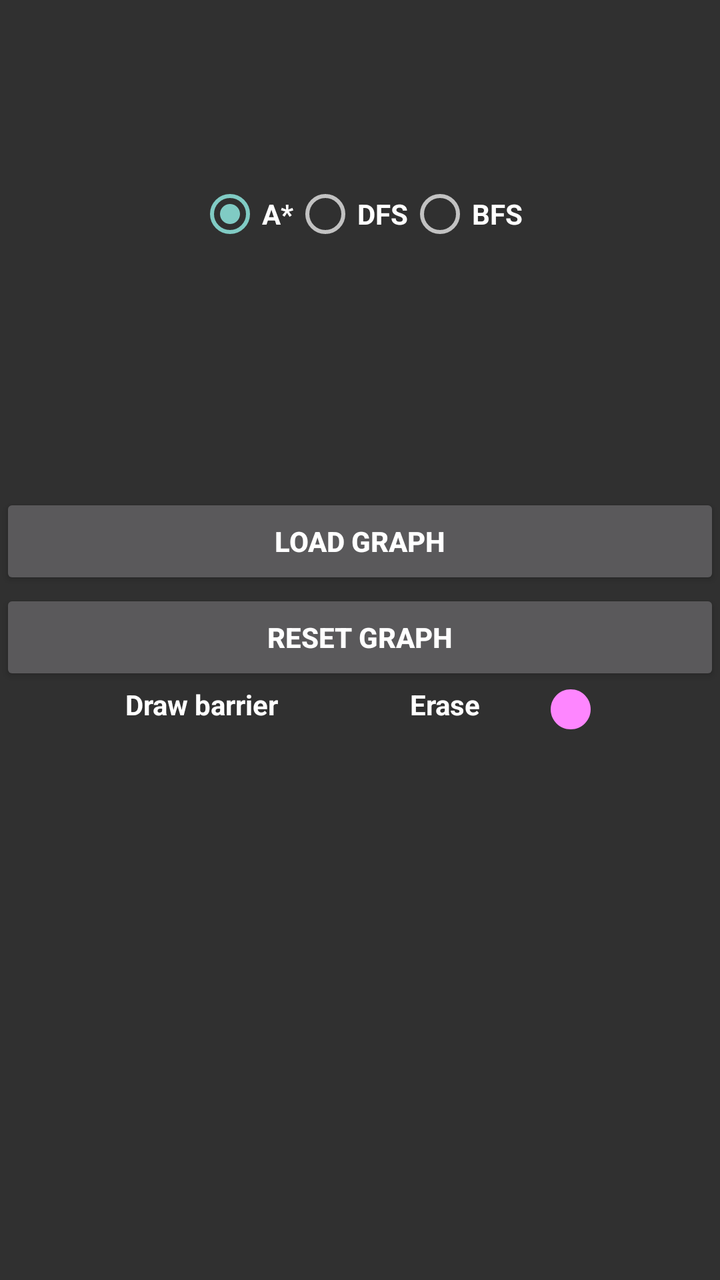
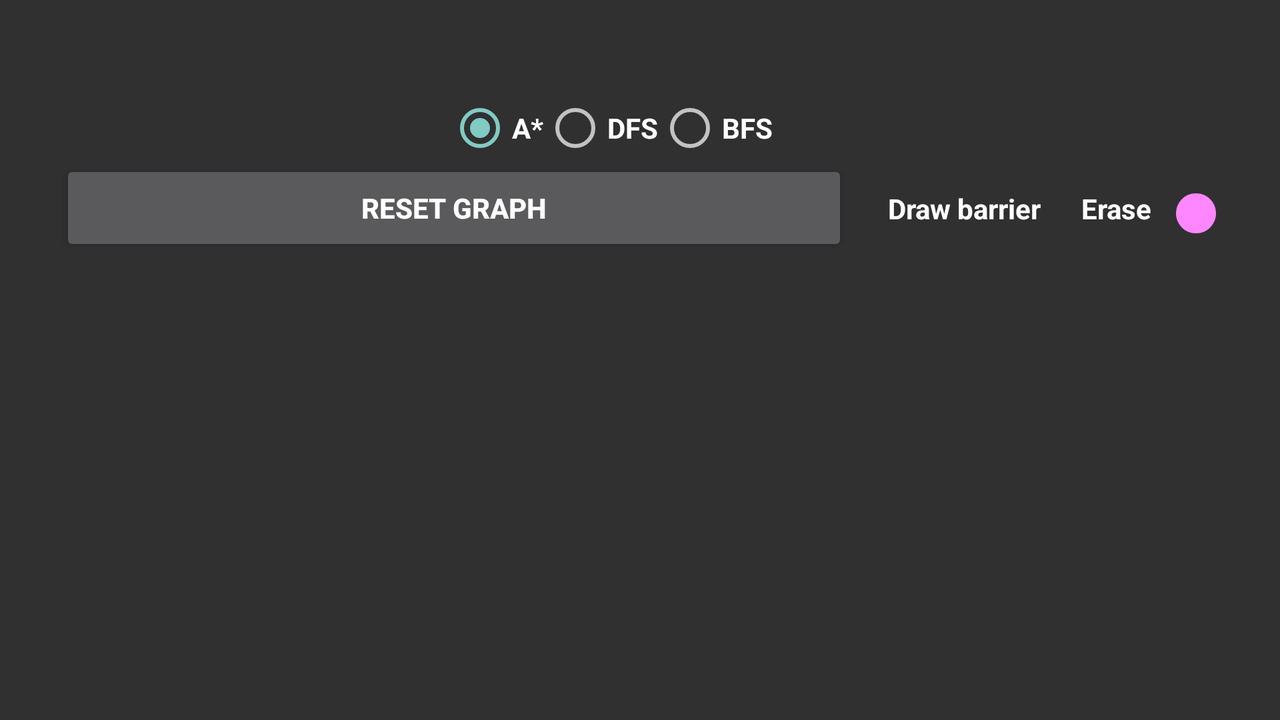

Compare how this app lays out the same screen by default and in its alternative resource folder. The renders come first, then the two layout files and the values they reference.
<!-- AndroidManifest.xml: application theme Theme.AppCompat.NoActionBar -->
<!-- res/layout/activity_main.xml -->
<?xml version="1.0" encoding="utf-8"?>
<androidx.constraintlayout.widget.ConstraintLayout xmlns:android="http://schemas.android.com/apk/res/android"
    xmlns:app="http://schemas.android.com/apk/res-auto"
    xmlns:tools="http://schemas.android.com/tools"
    android:layout_width="match_parent"
    android:layout_height="match_parent"
    tools:context=".MainActivity">

    <androidx.appcompat.widget.Toolbar
        android:id="@+id/toolbar"
        android:layout_width="match_parent"
        android:layout_height="wrap_content"
        app:layout_constraintTop_toTopOf="parent"
        app:layout_constraintStart_toStartOf="parent"
        app:layout_constraintEnd_toEndOf="parent"/>

    <RadioGroup
        android:id="@+id/radioGroupSelectPath"
        android:layout_width="wrap_content"
        android:layout_height="wrap_content"
        android:checkedButton="@id/radioButtonAStar"
        android:orientation="horizontal"
        android:layout_marginTop="35dp"
        app:layout_constraintStart_toStartOf="parent"
        app:layout_constraintEnd_toEndOf="parent"
        app:layout_constraintTop_toBottomOf="@id/toolbar">

        <RadioButton
            android:id="@+id/radioButtonAStar"
            android:layout_width="wrap_content"
            android:layout_height="wrap_content"
            android:text="@string/a_star"
            android:textStyle="bold"/>

        <RadioButton
            android:id="@+id/radioButtonDepthFirstSearch"
            android:layout_width="wrap_content"
            android:layout_height="wrap_content"
            android:text="@string/depth_first"
            android:textStyle="bold"/>

        <RadioButton
            android:id="@+id/radioButtonBreathFirstSearch"
            android:layout_width="wrap_content"
            android:layout_height="wrap_content"
            android:text="@string/breath_first"
            android:textStyle="bold"/>
    </RadioGroup>

    <Button
        android:id="@+id/buttonLoadGraph"
        android:layout_width="0dp"
        android:layout_height="wrap_content"
        android:text="@string/load_graph"
        android:textStyle="bold"
        android:textColor="@color/white"
        android:onClick="resetGraph"
        app:layout_constraintBottom_toTopOf="@id/buttonReset"
        app:layout_constraintStart_toStartOf="parent"
        app:layout_constraintEnd_toEndOf="parent"/>

    <Button
        android:id="@+id/buttonReset"
        android:layout_width="0dp"
        android:layout_height="wrap_content"
        android:text="@string/reset_graph"
        android:textStyle="bold"
        android:textColor="@color/white"
        android:onClick="resetGraph"
        app:layout_constraintBottom_toTopOf="@+id/textViewDrawBarrier"
        app:layout_constraintStart_toStartOf="parent"
        app:layout_constraintEnd_toEndOf="parent" />

    <TextView
        android:id="@+id/textViewDrawBarrier"
        android:layout_width="wrap_content"
        android:layout_height="wrap_content"
        android:text="@string/draw_barrier"
        android:textStyle="bold"
        android:textColor="@color/white"
        android:layout_marginStart="30dp"
        android:layout_marginBottom="20dp"
        app:layout_constraintBottom_toTopOf="@id/tableLayoutGraph"
        app:layout_constraintStart_toStartOf="parent"
        app:layout_constraintEnd_toStartOf="@id/imageViewBarrierDrag"/>

    <ImageView
        android:id="@+id/imageViewBarrierDrag"
        android:layout_width="wrap_content"
        android:layout_height="wrap_content"
        android:contentDescription="@string/brush"
        app:srcCompat="@drawable/ic_outline_brush_24"
        app:layout_constraintTop_toTopOf="@id/textViewDrawBarrier"
        app:layout_constraintStart_toEndOf="@id/textViewDrawBarrier"
        app:layout_constraintEnd_toStartOf="@id/textViewErase" />

    <TextView
        android:id="@+id/textViewErase"
        android:layout_width="wrap_content"
        android:layout_height="wrap_content"
        android:text="@string/erase"
        android:textStyle="bold"
        android:textColor="@color/white"
        app:layout_constraintTop_toTopOf="@id/imageViewBarrierDrag"
        app:layout_constraintStart_toEndOf="@id/imageViewBarrierDrag"
        app:layout_constraintEnd_toStartOf="@id/imageViewEraseDrag"/>

    <ImageView
        android:id="@+id/imageViewEraseDrag"
        android:layout_width="wrap_content"
        android:layout_height="wrap_content"
        android:layout_marginEnd="30dp"
        android:contentDescription="@string/eraser"
        app:srcCompat="@drawable/ic_baseline_circle_24"
        app:layout_constraintTop_toTopOf="@id/textViewErase"
        app:layout_constraintStart_toEndOf="@id/textViewErase"
        app:layout_constraintEnd_toEndOf="parent" />

    <TableLayout
        android:id="@+id/tableLayoutGraph"
        android:layout_width="0dp"
        android:layout_height="wrap_content"
        android:layout_marginStart="30dp"
        android:layout_marginEnd="30dp"
        android:shrinkColumns="*"
        android:stretchColumns="*"
        app:layout_constraintTop_toBottomOf="@+id/radioGroupSelectPath"
        app:layout_constraintBottom_toBottomOf="parent"
        app:layout_constraintStart_toStartOf="parent"
        app:layout_constraintEnd_toEndOf="parent">
    </TableLayout>

</androidx.constraintlayout.widget.ConstraintLayout>
<!-- resources referenced by this layout -->
<resources>
  <!-- drawable ic_baseline_circle_24 (drawable) -->
  <vector android:height="24dp" android:tint="#FE86FF"
      android:viewportHeight="24" android:viewportWidth="24"
      android:width="24dp" xmlns:android="http://schemas.android.com/apk/res/android">
      <path android:fillColor="@android:color/white" android:pathData="M12,2C6.47,2 2,6.47 2,12s4.47,10 10,10 10,-4.47 10,-10S17.53,2 12,2z"/>
  </vector>
  <string name="a_star">A*</string>
  <string name="breath_first">BFS</string>
  <string name="brush">Brush</string>
  <string name="depth_first">DFS</string>
  <string name="draw_barrier">Draw barrier</string>
  <string name="erase">Erase</string>
  <string name="eraser">Eraser</string>
  <string name="load_graph">LOAD GRAPH</string>
  <string name="reset_graph">RESET GRAPH</string>
</resources>
<!-- res/layout-land/activity_main.xml (the author's variant of the layout above) -->
<!-- drawn on the phone turned sideways -->
<?xml version="1.0" encoding="utf-8"?>
<androidx.constraintlayout.widget.ConstraintLayout xmlns:android="http://schemas.android.com/apk/res/android"
    xmlns:app="http://schemas.android.com/apk/res-auto"
    xmlns:tools="http://schemas.android.com/tools"
    android:layout_width="match_parent"
    android:layout_height="match_parent"
    tools:context=".MainActivity">

    <androidx.appcompat.widget.Toolbar
        android:id="@+id/toolbar"
        android:layout_width="match_parent"
        android:layout_height="wrap_content"
        app:layout_constraintTop_toTopOf="parent"
        app:layout_constraintLeft_toLeftOf="parent"
        app:layout_constraintRight_toRightOf="parent"/>

    <RadioGroup
        android:id="@+id/radioGroupSelectPath"
        android:layout_width="wrap_content"
        android:layout_height="wrap_content"
        android:checkedButton="@id/radioButtonAStar"
        android:orientation="horizontal"
        android:layout_marginEnd="30dp"
        app:layout_constraintStart_toStartOf="parent"
        app:layout_constraintEnd_toEndOf="parent"
        app:layout_constraintTop_toBottomOf="@id/toolbar">

        <RadioButton
            android:id="@+id/radioButtonAStar"
            android:layout_width="wrap_content"
            android:layout_height="wrap_content"
            android:text="@string/a_star"
            android:textStyle="bold"/>

        <RadioButton
            android:id="@+id/radioButtonDepthFirstSearch"
            android:layout_width="wrap_content"
            android:layout_height="wrap_content"
            android:text="@string/depth_first"
            android:textStyle="bold"/>

        <RadioButton
            android:id="@+id/radioButtonBreathFirstSearch"
            android:layout_width="wrap_content"
            android:layout_height="wrap_content"
            android:text="@string/breath_first"
            android:textStyle="bold"/>
    </RadioGroup>


    <Button
        android:id="@+id/buttonReset"
        android:layout_width="0dp"
        android:layout_height="wrap_content"
        android:text="@string/reset_graph"
        android:textStyle="bold"
        android:textColor="@color/white"
        android:onClick="resetGraph"
        android:layout_marginStart="30dp"
        android:layout_marginEnd="20dp"
        app:layout_constraintTop_toBottomOf="@+id/radioGroupSelectPath"
        app:layout_constraintStart_toStartOf="parent"
        app:layout_constraintEnd_toStartOf="@+id/textViewDrawBarrier" />

    <TextView
        android:id="@+id/textViewDrawBarrier"
        android:layout_width="wrap_content"
        android:layout_height="wrap_content"
        android:text="@string/draw_barrier"
        android:textStyle="bold"
        android:textColor="@color/white"
        android:layout_marginEnd="10dp"
        app:layout_constraintTop_toTopOf="@id/buttonReset"
        app:layout_constraintBottom_toBottomOf="@id/buttonReset"
        app:layout_constraintEnd_toStartOf="@id/imageViewBarrierDrag"/>

    <ImageView
        android:id="@+id/imageViewBarrierDrag"
        android:layout_width="wrap_content"
        android:layout_height="wrap_content"
        android:layout_marginEnd="10dp"
        android:contentDescription="@string/brush"
        app:srcCompat="@drawable/ic_outline_brush_24"
        app:layout_constraintTop_toTopOf="@id/textViewDrawBarrier"
        app:layout_constraintEnd_toStartOf="@id/textViewErase" />

    <TextView
        android:id="@+id/textViewErase"
        android:layout_width="wrap_content"
        android:layout_height="wrap_content"
        android:text="@string/erase"
        android:textStyle="bold"
        android:textColor="@color/white"
        android:layout_marginEnd="10dp"
        app:layout_constraintTop_toTopOf="@id/textViewDrawBarrier"
        app:layout_constraintEnd_toStartOf="@id/imageViewEraseDrag"/>

    <ImageView
        android:id="@+id/imageViewEraseDrag"
        android:layout_width="wrap_content"
        android:layout_height="wrap_content"
        android:layout_marginEnd="30dp"
        android:contentDescription="@string/eraser"
        app:srcCompat="@drawable/ic_baseline_circle_24"
        app:layout_constraintTop_toTopOf="@id/textViewErase"
        app:layout_constraintEnd_toEndOf="parent" />

    <TableLayout
        android:id="@+id/tableLayoutGraph"
        android:layout_width="0dp"
        android:layout_height="wrap_content"
        android:layout_marginStart="30dp"
        android:layout_marginEnd="30dp"
        android:shrinkColumns="*"
        android:stretchColumns="*"
        app:layout_constraintTop_toBottomOf="@id/buttonReset"
        app:layout_constraintBottom_toBottomOf="parent"
        app:layout_constraintLeft_toLeftOf="parent"
        app:layout_constraintRight_toRightOf="parent">
    </TableLayout>

</androidx.constraintlayout.widget.ConstraintLayout>
<!-- resources referenced by the variant -->
<!-- as the phone turned sideways resolves them -->
<resources>
  <!-- drawable ic_baseline_circle_24 (drawable) -->
  <vector android:height="24dp" android:tint="#FE86FF"
      android:viewportHeight="24" android:viewportWidth="24"
      android:width="24dp" xmlns:android="http://schemas.android.com/apk/res/android">
      <path android:fillColor="@android:color/white" android:pathData="M12,2C6.47,2 2,6.47 2,12s4.47,10 10,10 10,-4.47 10,-10S17.53,2 12,2z"/>
  </vector>
  <string name="a_star">A*</string>
  <string name="breath_first">BFS</string>
  <string name="brush">Brush</string>
  <string name="depth_first">DFS</string>
  <string name="draw_barrier">Draw barrier</string>
  <string name="erase">Erase</string>
  <string name="eraser">Eraser</string>
  <string name="reset_graph">RESET GRAPH</string>
</resources>
